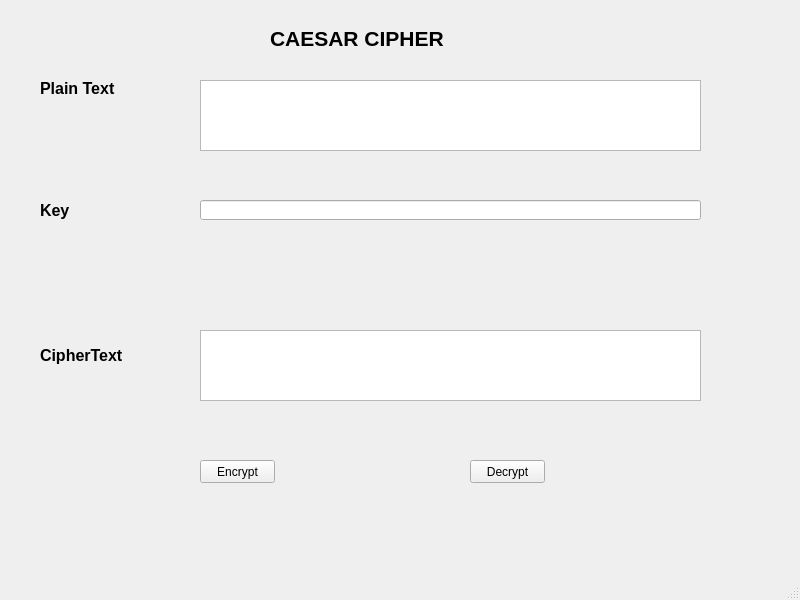
<?xml version="1.0" encoding="UTF-8"?>
<ui version="4.0">
 <class>MainWindow</class>
 <widget class="QMainWindow" name="MainWindow">
  <property name="geometry">
   <rect>
    <x>0</x>
    <y>0</y>
    <width>800</width>
    <height>600</height>
   </rect>
  </property>
  <property name="windowTitle">
   <string>MainWindow</string>
  </property>
  <widget class="QWidget" name="centralwidget">
   <widget class="QLabel" name="label">
    <property name="geometry">
     <rect>
      <x>270</x>
      <y>30</y>
      <width>191</width>
      <height>16</height>
     </rect>
    </property>
    <property name="font">
     <font>
      <pointsize>16</pointsize>
      <weight>75</weight>
      <bold>true</bold>
     </font>
    </property>
    <property name="text">
     <string>CAESAR CIPHER</string>
    </property>
   </widget>
   <widget class="QLabel" name="label_2">
    <property name="geometry">
     <rect>
      <x>40</x>
      <y>80</y>
      <width>101</width>
      <height>16</height>
     </rect>
    </property>
    <property name="font">
     <font>
      <pointsize>12</pointsize>
      <weight>75</weight>
      <bold>true</bold>
     </font>
    </property>
    <property name="text">
     <string>Plain Text</string>
    </property>
   </widget>
   <widget class="QLabel" name="label_3">
    <property name="geometry">
     <rect>
      <x>40</x>
      <y>200</y>
      <width>47</width>
      <height>21</height>
     </rect>
    </property>
    <property name="font">
     <font>
      <pointsize>12</pointsize>
      <weight>75</weight>
      <bold>true</bold>
     </font>
    </property>
    <property name="text">
     <string>Key</string>
    </property>
   </widget>
   <widget class="QLabel" name="label_4">
    <property name="geometry">
     <rect>
      <x>40</x>
      <y>340</y>
      <width>101</width>
      <height>31</height>
     </rect>
    </property>
    <property name="font">
     <font>
      <pointsize>12</pointsize>
      <weight>75</weight>
      <bold>true</bold>
     </font>
    </property>
    <property name="text">
     <string>CipherText</string>
    </property>
   </widget>
   <widget class="QTextEdit" name="txt_cipher_text">
    <property name="geometry">
     <rect>
      <x>200</x>
      <y>330</y>
      <width>501</width>
      <height>71</height>
     </rect>
    </property>
   </widget>
   <widget class="QPushButton" name="btn_encrypt">
    <property name="geometry">
     <rect>
      <x>200</x>
      <y>460</y>
      <width>75</width>
      <height>23</height>
     </rect>
    </property>
    <property name="text">
     <string>Encrypt</string>
    </property>
   </widget>
   <widget class="QPushButton" name="btn_decrypt">
    <property name="geometry">
     <rect>
      <x>470</x>
      <y>460</y>
      <width>75</width>
      <height>23</height>
     </rect>
    </property>
    <property name="text">
     <string>Decrypt</string>
    </property>
   </widget>
   <widget class="QLineEdit" name="txt_key">
    <property name="geometry">
     <rect>
      <x>200</x>
      <y>200</y>
      <width>501</width>
      <height>20</height>
     </rect>
    </property>
   </widget>
   <widget class="QTextEdit" name="txt_plain_text">
    <property name="geometry">
     <rect>
      <x>200</x>
      <y>80</y>
      <width>501</width>
      <height>71</height>
     </rect>
    </property>
   </widget>
  </widget>
  <widget class="QMenuBar" name="menubar">
   <property name="geometry">
    <rect>
     <x>0</x>
     <y>0</y>
     <width>800</width>
     <height>21</height>
    </rect>
   </property>
  </widget>
  <widget class="QStatusBar" name="statusbar"/>
 </widget>
 <resources/>
 <connections/>
</ui>
